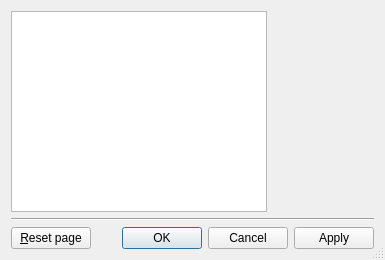
<?xml version="1.0" encoding="UTF-8"?>
<ui version="4.0">
 <class>UISettingsDialog</class>
 <widget class="QDialog" name="UISettingsDialog">
  <property name="geometry">
   <rect>
    <x>0</x>
    <y>0</y>
    <width>385</width>
    <height>260</height>
   </rect>
  </property>
  <property name="windowTitle">
   <string>QtDMM: Preferences</string>
  </property>
  <property name="windowIcon">
   <iconset resource="../resources.qrc">
    <normaloff>:/Symbols/icon.xpm</normaloff>:/Symbols/icon.xpm</iconset>
  </property>
  <property name="sizeGripEnabled">
   <bool>true</bool>
  </property>
  <layout class="QVBoxLayout" name="verticalLayout">
   <item>
    <layout class="QHBoxLayout">
     <property name="spacing">
      <number>10</number>
     </property>
     <property name="margin">
      <number>0</number>
     </property>
     <item>
      <widget class="QListWidget" name="ui_list">
       <property name="sizePolicy">
        <sizepolicy hsizetype="Fixed" vsizetype="Expanding">
         <horstretch>0</horstretch>
         <verstretch>0</verstretch>
        </sizepolicy>
       </property>
      </widget>
     </item>
     <item>
      <layout class="QVBoxLayout">
       <property name="spacing">
        <number>5</number>
       </property>
       <property name="margin">
        <number>0</number>
       </property>
       <item>
        <widget class="QLabel" name="ui_pageTitle"/>
       </item>
       <item>
        <widget class="QLabel" name="ui_pageHint">
         <property name="wordWrap">
          <bool>true</bool>
         </property>
        </widget>
       </item>
       <item>
        <spacer name="headerSpace">
         <property name="orientation">
          <enum>Qt::Vertical</enum>
         </property>
         <property name="sizeType">
          <enum>QSizePolicy::Fixed</enum>
         </property>
         <property name="sizeHint" stdset="0">
          <size>
           <width>0</width>
           <height>6</height>
          </size>
         </property>
        </spacer>
       </item>
       <item>
        <widget class="QStackedWidget" name="ui_stack">
         <property name="sizePolicy">
          <sizepolicy hsizetype="Expanding" vsizetype="Expanding">
           <horstretch>0</horstretch>
           <verstretch>0</verstretch>
          </sizepolicy>
         </property>
        </widget>
       </item>
      </layout>
     </item>
    </layout>
   </item>
   <item>
    <widget class="Line" name="Line7">
     <property name="frameShape">
      <enum>QFrame::HLine</enum>
     </property>
     <property name="frameShadow">
      <enum>QFrame::Sunken</enum>
     </property>
    </widget>
   </item>
   <item>
    <layout class="QHBoxLayout" name="horizontalLayout">
     <item>
      <widget class="QPushButton" name="ui_factoryDefaults">
       <property name="text">
        <string>&amp;Reset page</string>
       </property>
       <property name="toolTip">
        <string>Resets the page shown to QtDMM's defaults; OK or Apply keeps them.</string>
       </property>
       <property name="autoDefault">
        <bool>false</bool>
       </property>
      </widget>
     </item>
     <item>
      <spacer name="Spacer61">
       <property name="orientation">
        <enum>Qt::Horizontal</enum>
       </property>
       <property name="sizeType">
        <enum>QSizePolicy::Expanding</enum>
       </property>
       <property name="sizeHint" stdset="0">
        <size>
         <width>20</width>
         <height>20</height>
        </size>
       </property>
      </spacer>
     </item>
     <item>
      <widget class="QDialogButtonBox" name="ui_buttonBox">
       <property name="standardButtons">
        <set>QDialogButtonBox::Apply|QDialogButtonBox::Cancel|QDialogButtonBox::Ok</set>
       </property>
      </widget>
     </item>
    </layout>
   </item>
  </layout>
 </widget>
 <layoutdefault spacing="6" margin="11"/>
 <tabstops>
  <tabstop>ui_list</tabstop>
  <tabstop>ui_factoryDefaults</tabstop>
 </tabstops>
 <resources>
  <include location="../resources.qrc"/>
 </resources>
 <connections/>
</ui>
